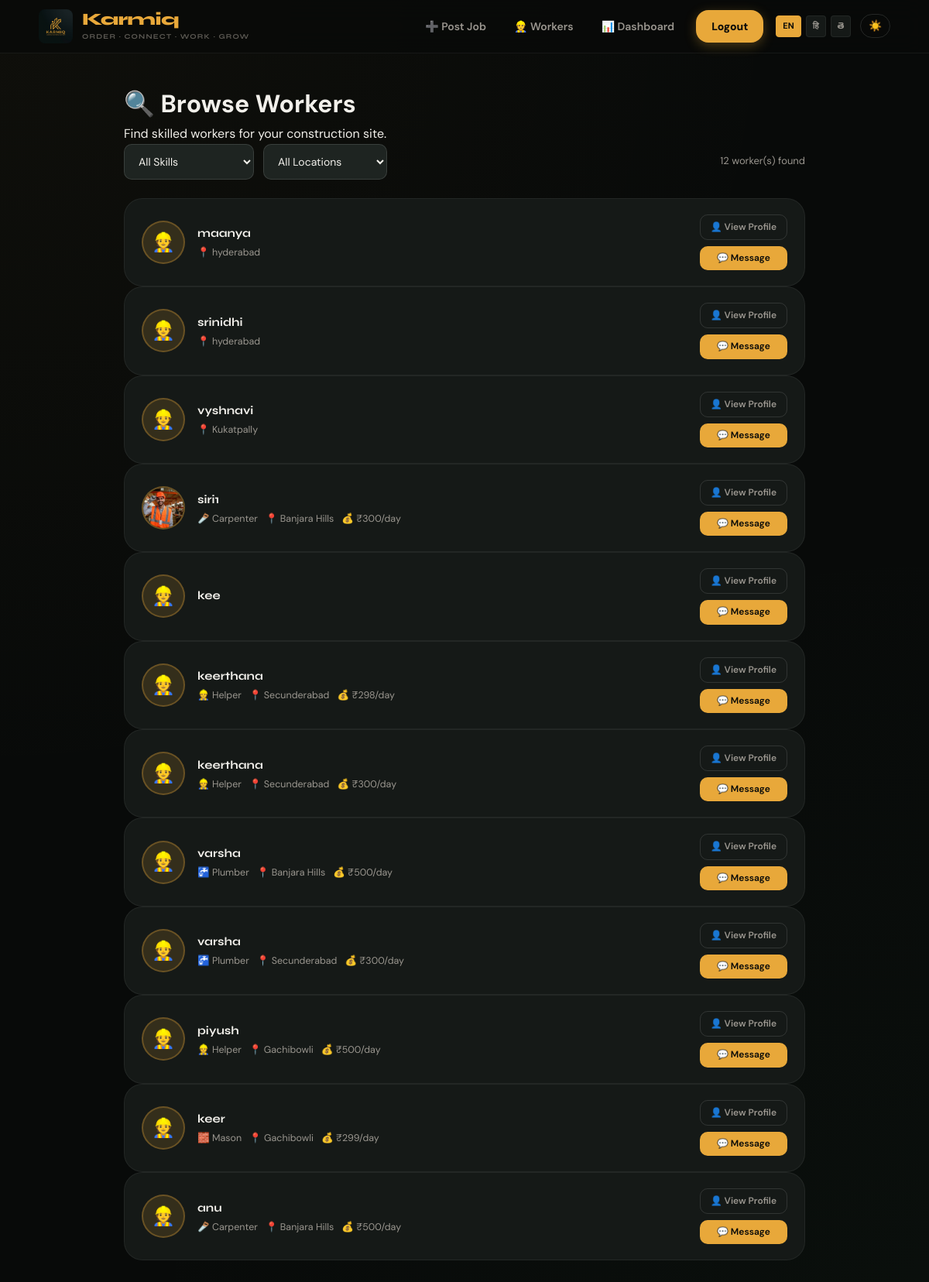
/workers/ (signed in), run on the app's committed database.
### users/models.py (models this page shows, shortened)
class User(models.Model):
    ROLE_CHOICES = [
        ('worker', 'Worker'),
        ('contractor', 'Contractor'),
    ]
    LANG_CHOICES = [
        ('en', 'English'),
        ('hi', 'Hindi'),
        ('te', 'Telugu'),
        ('ta', 'Tamil'),
    ]
    name = models.CharField(max_length=100)
    password = models.CharField(max_length=100)
    role = models.CharField(max_length=20, choices=ROLE_CHOICES)
    language = models.CharField(max_length=10, choices=LANG_CHOICES)
    location = models.CharField(max_length=200)
    profile_image = models.ImageField(upload_to='profiles/', null=True, blank=True)
    bio = models.TextField(blank=True, null=True)
    wage = models.IntegerField(null=True, blank=True)
    skills = models.CharField(max_length=200, blank=True)

### jobs/views.py (the view)
# urls.py: path('workers/', views.worker_list, name='worker_list'),
@custom_login_required
def worker_list(request):
    user_id = request.session.get('user_id')
    skill_filter = request.GET.get('skill', '')
    location_filter = request.GET.get('location', '')
    workers = User.objects.filter(role='worker')
    if skill_filter:
        workers = workers.filter(skills__icontains=skill_filter)
    if location_filter:
        workers = workers.filter(location__icontains=location_filter)
    return render(request, 'workers.html', {
        'workers': workers,
        'skill_filter': skill_filter,
        'location_filter': location_filter,
    })

### vrtp/context_processors.py (called while the page is built, shortened)
def language_context(request):
    lang = 'en'  # default
    user_id = request.session.get('user_id')
    if user_id:
        try:
            user = User.objects.get(id=user_id)
            if user.language in ('en', 'hi', 'te'):
                lang = user.language
        except User.DoesNotExist:
            pass
    qs_lang = request.GET.get('lang')
    if qs_lang in ('en', 'hi', 'te'):
        lang = qs_lang
    translations = get_translations(lang)
    nav_hired_count = 0
    return {
        'T': translations,
        'current_lang': lang,
        'nav_hired_count': nav_hired_count,
    }

### vrtp/translations.py (called while the page is built)
def get_translations(language_code):
    return TRANSLATIONS.get(language_code, TRANSLATIONS['en'])

### templates/workers.html (shortened to what this page needs)
{% extends 'base.html' %}
{% block content %}
<div class="main">
  <div class="ph">
    <h1>🔍 Browse Workers</h1>
    <p>Find skilled workers for your construction site.</p>
  </div>
  <div class="filter-bar" style="margin-bottom:24px;">
    <form method="GET" style="display:flex; flex-wrap:wrap; gap:12px; align-items:center;">
      <select name="skill" class="form-select" style="width:auto; min-width:160px;" onchange="this.form.submit()">
        <option value="">All Skills</option>
      </select>
      <select name="location" class="form-select" style="width:auto; min-width:160px;" onchange="this.form.submit()">
        <option value="">All Locations</option>
      </select>
      <span style="font-size:13px; color:var(--t2); margin-left:auto;">{{ workers|length }} worker(s) found</span>
    </form>
  </div>
  <div class="card-grid" style="gap:14px;">
    {% for worker in workers %}
      <div class="applicant-card" style="flex-direction:row; align-items:center; gap:16px; flex-wrap:wrap;">
        <div style="width:56px; height:56px; border-radius:50%; overflow:hidden; background:var(--amber-glo); border:2px solid rgba(232,168,58,.3); display:flex; align-items:center; justify-content:center; font-size:24px; flex-shrink:0;">
          {% if worker.profile_image %}
            <img src="{{ worker.profile_image.url }}" style="width:100%; height:100%; object-fit:cover;">
          {% else %}
            👷
          {% endif %}
        </div>
        <div style="flex:1; min-width:160px;">
          <div style="font-family:var(--fd); font-size:15px; font-weight:700; color:var(--t1);">{{ worker.name }}</div>
          <div style="font-size:12.5px; color:var(--t2); margin-top:3px; display:flex; flex-wrap:wrap; gap:10px;">
            {% if worker.skills %}
              <span>
                {% if worker.skills == "Mason" %}🧱{% elif worker.skills == "Carpenter" %}🪚{% elif worker.skills == "Plumber" %}🚰{% elif worker.skills == "Electrician" %}⚡{% elif worker.skills == "Painter" %}🖌️{% else %}👷{% endif %}
                {{ worker.skills }}
              </span>
            {% endif %}
            {% if worker.location %}<span>📍 {{ worker.location }}</span>{% endif %}
            {% if worker.wage %}<span>💰 ₹{{ worker.wage }}/day</span>{% endif %}
          </div>
        </div>
        <div style="display:flex; flex-direction:column; gap:8px; flex-shrink:0;">
          <a href="/profile/{{ worker.id }}/" class="btn btn-ghost btn-sm">👤 View Profile</a>
          <a href="/chat/{{ worker.id }}/" class="btn btn-primary btn-sm">💬 Message</a>
        </div>
      </div>
    {% empty %}
      <div class="empty">
        <div class="empty-icon">👷</div>
        <p>No workers found matching your filters.</p>
        <a href="/workers/" class="btn btn-ghost" style="margin-top:8px;">View All Workers</a>
      </div>
    {% endfor %}
  </div>
</div>
{% endblock %}

### templates/base.html (shortened to what this page needs)
<!DOCTYPE html>
<html lang="{{ current_lang }}">
<head>
  {% load static %}
  <link rel="stylesheet" href="{% static 'css/style.css' %}">
</head>
<body class="dark-mode">
  <div class="page">
    <nav class="nav">
      <div class="nav-inner">
        <a href="/home/" class="nav-logo" style="display:flex; align-items:center; gap:12px; text-decoration:none;">
          <img src="{% static 'images/logo.png' %}" alt="Karmiq Logo" style="height:44px; width:auto; border-radius:8px; flex-shrink:0;">
          <div style="display:flex; flex-direction:column; justify-content:center;">
            <div style="font-size:22px; font-weight:800; color:var(--amber); line-height:1; letter-spacing:-0.5px;">Karmiq</div>
            <div style="font-size:9px; color:var(--t3); font-weight:700; letter-spacing:1.2px; text-transform:uppercase; margin-top:4px; white-space:nowrap;">Order · Connect · Work · Grow</div>
          </div>
        </a>
        <div class="nav-links">
          {% if request.session.user_id %}
          {% if request.session.role == "worker" %}
          <a href="/jobs/" class="nav-link">🔍 {{ T.nav_jobs }}</a>
          <a href="/map/" class="nav-link">📍 {{ T.nav_map }}</a>
          {% else %}
          <a href="/post-job/" class="nav-link">➕ {{ T.nav_post_job }}</a>
          <a href="/workers/" class="nav-link">👷 Workers</a>
          {% endif %}
          <a href="/dashboard/" class="nav-link">📊 {{ T.nav_dashboard }}</a>
          <a href="/logout/" class="nav-link nav-cta" style="margin-left:8px;">{{ T.nav_logout }}</a>
          {% else %}
          <a href="/login/" class="nav-link">{{ T.nav_login }}</a>
          <a href="/register/" class="nav-link nav-cta">{{ T.nav_register }}</a>
          {% endif %}
          <div style="display:flex; gap:6px; margin-left:12px;">
            <a href="?lang=en" class="lang-btn {% if current_lang == 'en' %}active{% endif %}">EN</a>
            <a href="?lang=hi" class="lang-btn {% if current_lang == 'hi' %}active{% endif %}">हि</a>
            <a href="?lang=te" class="lang-btn {% if current_lang == 'te' %}active{% endif %}">తె</a>
          </div>
          <button id="theme-toggle" class="btn btn-ghost"
            style="padding:6px 10px; border-radius:100px; margin-left:8px;">☀️</button>
        </div>
      </div>
    </nav>
    <div style="flex:1;">
      {% block content %}{% endblock %}
    </div>
  </div>
</body>
</html>

### templates/static/css/style.css (style rules this page uses)
:root { --bg: #080a09; --bg2: #0e1110; --surface: #151917; --surface2: #1e2421; --border: rgba(255, 255, 255, 0.06); --border2: rgba(255, 255, 255, 0.12); --amber: #e8a83a; --amber-d: #c48c2a; --amber-glo: rgba(232, 168, 58, 0.15); --green: #4caf6e; --teal: #3ec1a3; --red: #e05252; --t1: #f2f0eb; --t2: #9a968f; --t3: #5e5b55; --r-sm: 10px; --r-md: 16px; --r-lg: 24px; --r-xl: 32px; --shadow: 0 4px 20px rgba(0, 0, 0, 0.6), 0 12px 40px rgba(0, 0, 0, 0.4); --glass: backdrop-filter: blur(12px) saturate(180%); --fd: 'Syne', sans-serif; --fb: 'DM Sans', sans-serif; --transition: all 0.3s cubic-bezier(0.4, 0, 0.2, 1); }
*, *::before, *::after { box-sizing: border-box; margin: 0; padding: 0 }
html { scroll-behavior: smooth }
body { font-family: var(--fb); background: var(--bg); background-image: radial-gradient(circle at 0% 0%, rgba(232, 168, 58, 0.03) 0%, transparent 50%), radial-gradient(circle at 100% 100%, rgba(76, 175, 110, 0.03) 0%, transparent 50%); color: var(--t1); min-height: 100vh; line-height: 1.6; -webkit-font-smoothing: antialiased; overflow-x: hidden; }
.main { animation: pageFadeIn 0.5s cubic-bezier(0.4, 0, 0.2, 1) forwards; }
.main { animation: fadeIn 0.6s ease-out forwards; }
.page { position: relative; z-index: 1; min-height: 100vh; display: flex; flex-direction: column }
.main { flex: 1; max-width: 920px; width: 100%; margin: 0 auto; padding: 40px 20px 80px }
.nav { position: sticky; top: 0; z-index: 1000; background: rgba(8, 10, 9, 0.75); backdrop-filter: blur(16px); -webkit-backdrop-filter: blur(16px); border-bottom: 1px solid var(--border); transition: var(--transition); }
.nav-inner { max-width: 1140px; margin: 0 auto; height: 68px; display: flex; align-items: center; gap: 12px; padding: 0 20px }
.nav-logo { font-family: var(--fd); font-size: 22px; font-weight: 800; color: var(--amber); text-decoration: none; letter-spacing: -0.5px; display: flex; align-items: center; gap: 10px; }
.nav-links { display: flex; align-items: center; gap: 4px; margin-left: auto }
.nav-link { color: var(--t2); text-decoration: none; font-size: 14px; font-weight: 600; padding: 8px 16px; border-radius: var(--r-sm); transition: var(--transition); display: flex; align-items: center; gap: 6px; }
.nav-cta { background: var(--amber) !important; color: var(--bg) !important; font-weight: 800 !important; padding: 10px 20px !important; border-radius: var(--r-md) !important; box-shadow: 0 4px 15px rgba(232, 168, 58, 0.3); }
.btn { display: inline-flex; align-items: center; justify-content: center; gap: 8px; padding: 12px 24px; border-radius: var(--r-md); font-weight: 700; text-decoration: none; font-size: 14px; transition: var(--transition); cursor: pointer; border: 1px solid transparent; }
.btn-primary { background: var(--amber); color: var(--bg); }
.btn-ghost { background: var(--surface2); color: var(--t1); border-color: var(--border2); }
.form-input, .form-select { width: 100%; padding: 14px 16px; background: var(--bg2); border: 1px solid var(--border2); border-radius: var(--r-sm); color: var(--t1); font-family: inherit; font-size: 15px; transition: var(--transition); }
.btn { display: inline-flex; align-items: center; gap: 6px; justify-content: center; font-family: var(--fb); font-size: 13.5px; font-weight: 600; padding: 9px 18px; border-radius: var(--r-sm); border: none; cursor: pointer; text-decoration: none; transition: all .18s; white-space: nowrap }
.btn-primary { background: var(--amber); color: var(--bg) }
.btn-ghost { background: transparent; color: var(--t2); border: 1px solid var(--border2) }
.btn-sm { font-size: 12px; padding: 6px 13px }
.form-input, .form-select { background: var(--surface2); border: 1px solid var(--border2); border-radius: var(--r-sm); padding: 12px 14px; font-family: var(--fb); font-size: 14px; color: var(--t1); transition: border-color .18s, box-shadow .18s; outline: none; width: 100% }
.form-select option { background: var(--surface2); color: var(--t1) }
.applicant-card { background: var(--surface); border: 1px solid var(--border); border-radius: var(--r-lg); padding: 20px 22px; display: flex; flex-direction: column; gap: 12px; transition: border-color .2s }
.lang-btn { padding: 4px 8px; font-size: 11px; font-weight: 700; text-decoration: none; color: var(--t2); border: 1px solid var(--border); border-radius: 4px; transition: all 0.2s; background: var(--surface); }
.lang-btn.active { background: var(--amber); color: var(--bg); border-color: var(--amber); }

### data on the page
User: name "maanya", location "hyderabad"
User: name "srinidhi", location "hyderabad"
User: name "vyshnavi", location "Kukatpally"
User: profile_image (picture), name "siri1", skills "Carpenter", location "Banjara Hills", wage "300"
User: name "kee"
User: name "keerthana", skills "Helper", location "Secunderabad", wage "298"
User: name "keerthana", skills "Helper", location "Secunderabad", wage "300"
User: name "varsha", skills "Plumber", location "Banjara Hills", wage "500"
User: name "varsha", skills "Plumber", location "Secunderabad", wage "300"
User: name "piyush", skills "Helper", location "Gachibowli", wage "500"
User: name "keer", skills "Mason", location "Gachibowli", wage "299"
User: name "anu", skills "Carpenter", location "Banjara Hills", wage "500"

### other printed values
{{ T.nav_post_job }} "Post Job"
{{ T.nav_dashboard }} "Dashboard"
{{ T.nav_logout }} "Logout"
{{ workers|length }} "12"
